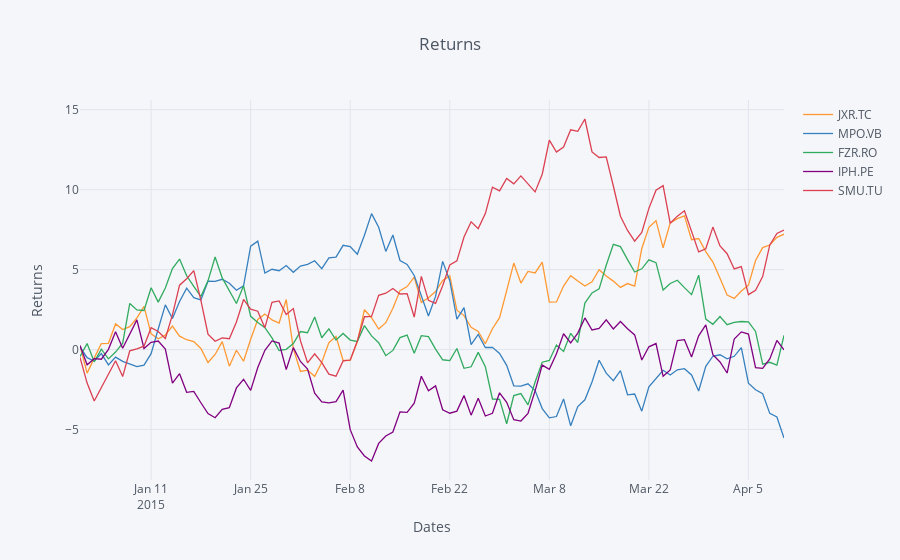

The code cell stored with this chart in its notebook:
### Code cell
import cufflinks as cf
iplot(cf.datagen.lines().iplot(asFigure=True,
                               kind='scatter',xTitle='Dates',yTitle='Returns',title='Returns'))
